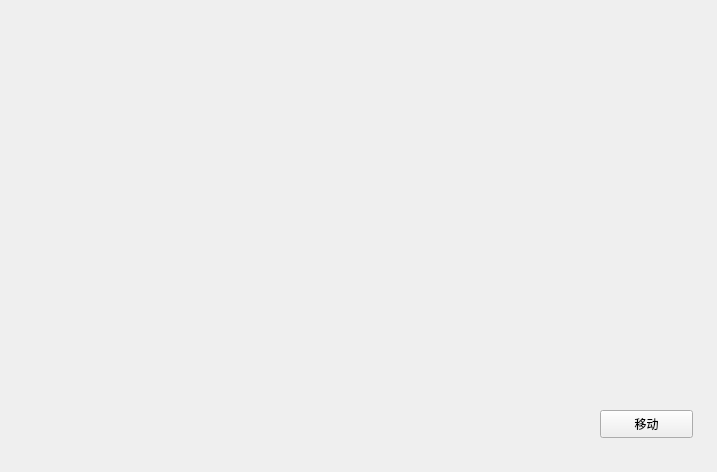
<?xml version="1.0" encoding="UTF-8"?>
<ui version="4.0">
 <class>Widget</class>
 <widget class="QWidget" name="Widget">
  <property name="geometry">
   <rect>
    <x>0</x>
    <y>0</y>
    <width>717</width>
    <height>472</height>
   </rect>
  </property>
  <property name="windowTitle">
   <string>Widget</string>
  </property>
  <widget class="QPushButton" name="pushButton">
   <property name="geometry">
    <rect>
     <x>600</x>
     <y>410</y>
     <width>93</width>
     <height>28</height>
    </rect>
   </property>
   <property name="text">
    <string>移动</string>
   </property>
  </widget>
 </widget>
 <layoutdefault spacing="6" margin="11"/>
 <resources/>
 <connections/>
</ui>
